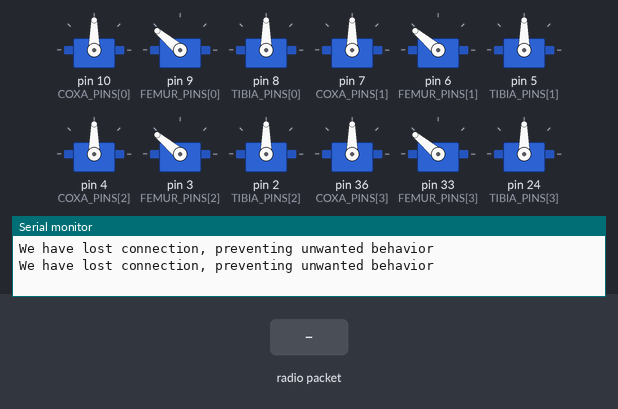
A program run on a simulated Teensy 4. Shown: 12 × servo, the last lines printed to the serial monitor. The inputs (shaded band) are chosen by the test bench. No radio packets arrive unless stated.

Above: at 1.3 s.
1.4 s: radio packet "Theta1:" arrives
At 1.73 s:
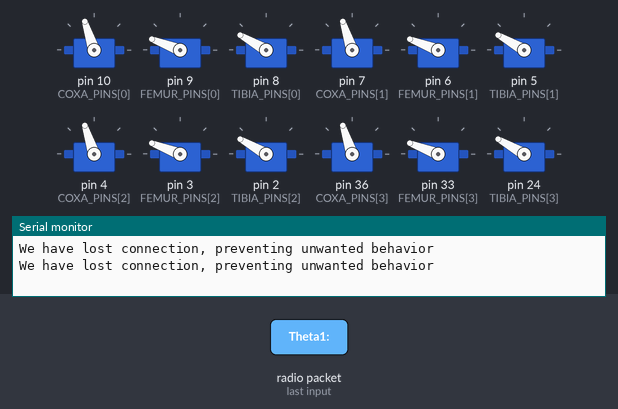
At 4.1 s:
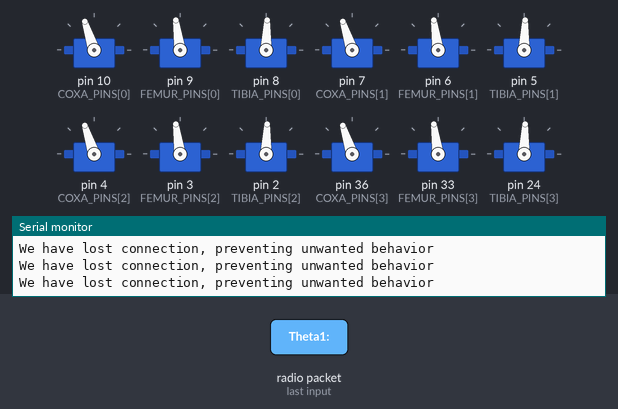
4.4 s: radio packet "1" arrives
At 5.4 s:
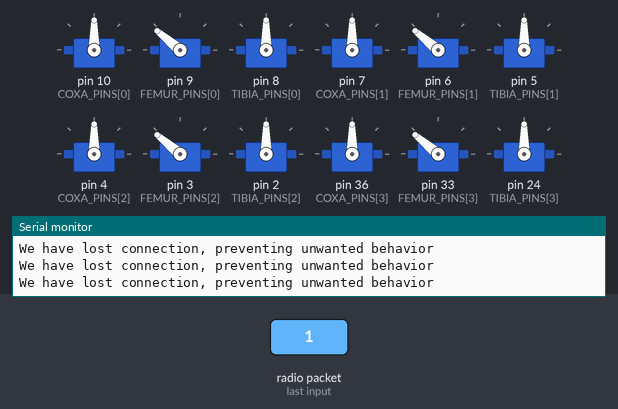
Timing chart, 0 to 7.4 s (numbered marks = the images above; inputs shaded):
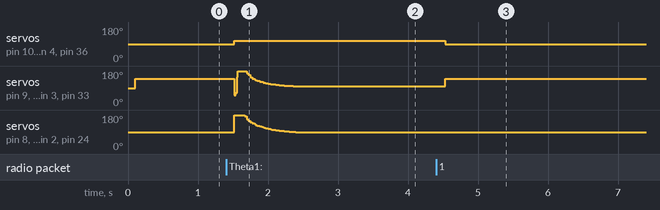

Measured:
- after the input at 1.4 s, servo on pin 10 (COXA_PINS[0]), servo on pin 7 (COXA_PINS[1]), servo on pin 4 (COXA_PINS[2]), servo on pin 36 (COXA_PINS[3]): 90° → 108° after 0.12 s
- after the input at 4.4 s, servo on pin 10 (COXA_PINS[0]), servo on pin 7 (COXA_PINS[1]), servo on pin 4 (COXA_PINS[2]), servo on pin 36 (COXA_PINS[3]): 108° → 90° after 0.13 s; servo on pin 9 (FEMUR_PINS[0]), servo on pin 6 (FEMUR_PINS[1]), servo on pin 3 (FEMUR_PINS[2]), servo on pin 33 (FEMUR_PINS[3]): 98° → 140° after 0.13 s

The program:

main.cpp
```cpp
#include <PWMServo.h>
#include "vectors.h"
#include "Arduino.h"
#include "NRF.h"

#define NUM_LEGS 6

const int COXA_PINS[NUM_LEGS] = {10, 7, 4, 36, 28, 15};
const int FEMUR_PINS[NUM_LEGS] = {9, 6, 3, 33, 25, 14};
const int TIBIA_PINS[NUM_LEGS] = {8, 5, 2, 24, 37, 29};

PWMServo coxaServos[NUM_LEGS];
PWMServo femurServos[NUM_LEGS];
PWMServo tibiaServos[NUM_LEGS];

float a1 = 45;  // coxa length
float a2 = 100;  // femur length
float a3 = 175; // tibia length
float legLength = a1 + a2 + a3;

Vector3 calibrationPosition = Vector3(0, a1 + a3, a2);
Vector3 targetPosition = Vector3(0, 0, 0);
Vector3 currentPosition = Vector3(0, 0, 0);

float offsets[3] = {0, 50, 0};

unsigned long previousMillis = 0;
const long interval = 10; // interval in milliseconds

void JoystickMove();
void moveToPos(Vector3 pos);
float floatMap(float x, float in_min, float in_max, float out_min, float out_max);

void setup()
{
  Serial.begin(9600);
  for (int i = 0; i < NUM_LEGS; i++)
  {
    coxaServos[i].attach(COXA_PINS[i]);
    femurServos[i].attach(FEMUR_PINS[i]);
    tibiaServos[i].attach(TIBIA_PINS[i]);
  }

  setupNRF();

  delay(100);
}

void loop()
{
  unsigned long currentMillis = millis();
  if (currentMillis - previousMillis >= interval)
  {
    previousMillis = currentMillis;

    if (!rc_data.toggle_A)
      moveToPos(calibrationPosition);
    else
      JoystickMove();

    receiveNRFData();
  }
}

void JoystickMove()
{
  int xVal = floatMap(rc_data.joyLeft_X, 0, 256, 230, -230);
  int yVal = floatMap(rc_data.joyRight_Y, 0, 256, 300, 160);
  int zVal = floatMap(rc_data.joyLeft_Y, 0, 256, -200, 200);

  targetPosition = Vector3(xVal, yVal, zVal);
  currentPosition = currentPosition + (targetPosition - currentPosition) * 0.04;

  moveToPos(currentPosition);
}

void moveToPos(Vector3 pos)
{

  float dis = Vector3(0, 0, 0).distanceTo(pos);
  if (dis > legLength)
  {
    Serial.println("Position out of reach");
    return;
  }

  float x = pos.x;
  float y = pos.y;
  float z = pos.z;

  float o1 = offsets[0];
  float o2 = offsets[1];
  float o3 = offsets[2];

  float theta1 = atan2(y, x) * (180 / PI) + o1; // base angle
  float l = sqrt(x * x + y * y);
  float l1 = l - a1;
  float h = sqrt(l1 * l1 + z * z);

  float phi1 = acos(constrain((pow(h, 2) + pow(a2, 2) - pow(a3, 2)) / (2 * h * a2), -1, 1));
  float phi2 = atan2(z, l1);
  float theta2 = (phi1 + phi2) * 180 / PI + o2;
  float phi3 = acos(constrain((pow(a2, 2) + pow(a3, 2) - pow(h, 2)) / (2 * a2 * a3), -1, 1));
  float theta3 = (phi3 * 180 / PI) + o3;

  for (int i = 0; i < NUM_LEGS; i++)
  {
    coxaServos[i].write(180 - theta1);
    femurServos[i].write(theta2);
    tibiaServos[i].write(180 - theta3);
  }

  // Serial.println("Theta1: " + String(theta1) + " Theta2: " + String(theta2) + " Theta3: " + String(theta3));
  return;
}

float floatMap(float x, float in_min, float in_max, float out_min, float out_max)
{
  return (x - in_min) * (out_max - out_min) / (in_max - in_min) + out_min;
}
```

NRF.h
```cpp
#pragma once

#include <Arduino.h>
#include "RF24.h"
#include "nRF24L01.h"
#include <vectors.h>

extern RF24 radio;

extern unsigned long rc_send_interval;

// 32 Byte max
struct RC_Data_Package {
    byte joyLeft_X; // 1 byte

    byte joyLeft_Y; // 1 byte

    byte joyRight_X; // 1 byte

    byte joyRight_Y; // 1 byte

    byte potLeft; // 1 byte

    byte potRight; // 1 byte

    //1 byte
    byte button_A:1; // 1 bit
    byte button_B:1; // 1 bit
    byte button_C:1; // 1 bit
    byte button_D:1; // 1 bit
    byte toggle_A:1; // 1 bit
    byte toggle_B:1; // 1 bit
    byte toggle_C:1; // 1 bit
    byte toggle_D:1; // 1 bit

    //1 byte
    byte bumper_A:1; // 1 bit
    byte bumper_B:1; // 1 bit
    byte bumper_C:1; // 1 bit
    byte bumper_D:1; // 1 bit
    byte joyLeft_Button:1; // 1 bit
    byte joyRight_Button:1; // 1 bit
    byte reserved : 2;  // 2 bits padding

};

struct Ack_Data_Package {
    byte connected:1; // 1 bit
    byte reserved:7;  // 7 bits padding
};

extern RC_Data_Package rc_data;
extern Ack_Data_Package ack_Data;

void setupNRF();
void receiveNRFData();
void RC_DisplayData();
```

vectors.h
```cpp
#pragma once

#include "Arduino.h"
class Vector2 {
public:
  float x;
  float y;
  // constructor
  Vector2() {
    x = 0;
    y = 0;
  }

  Vector2(float newX, float newY) {
    x = newX;
    y = newY;
  }

  String toString() {
    String xs = String(x);
    String ys = String(y);

    String ret = "(" + xs + "," + ys + ")";
    return ret;
  }

  float magnitude() const {
      return sqrt(x * x + y * y);
  }

  // Function to normalize the vector
  void normalize() {
      float mag = magnitude();
      if (mag > 0) {
          x /= mag;
          y /= mag;
      }
  }

  Vector2 operator+(Vector2 val) {
    // Implement the multiply operator
    Vector2 result;
    result.x = x + val.x;
    result.y = y + val.y;
    return result;
  }

  Vector2 operator*(float val) {
    // Implement the multiply operator
    Vector2 result;
    result.x = x * val;
    result.y = y * val;
    return result;
  }

  Vector2 operator*(Vector2 val) {
    // Implement the multiply operator
    Vector2 result;
    result.x = x * val.x;
    result.y = y * val.y;
    return result;
  }

  Vector2 rotate(int angle, Vector2 pivot) {
    // Translate line so pivot point is at the origin
    x -= pivot.x;
    y -= pivot.y;

    // Rotate point by angle
    int x_rotated = x * cos(angle) - y * sin(angle);
    int y_rotated = x * sin(angle) + y * cos(angle);

    // Translate point back to original position
    x = x_rotated + pivot.x;
    y = y_rotated + pivot.y;
    return Vector2(x,y);
  }
};

class Vector3 {
public:
  float x;
  float y;
  float z;
  // constructor
  Vector3() {
    x = 0;
    y = 0;
    z = 0;
  }

  Vector3(float newX, float newY, float newZ) {
    x = newX;
    y = newY;
    z = newZ;
  }

  bool operator!=(Vector3 val) {
    return (x != val.x || y != val.y || z != val.z);
  }

  bool operator==(Vector3 val) {
    return (x == val.x && y == val.y && z == val.z);
  }

  Vector3 operator*(float val) {
    return Vector3(x*val, y*val, z*val);
  }

  Vector3 operator*(Vector3 val) {
    return Vector3(x*val.x, y*val.y, z*val.z);
  }

  Vector3 operator/(Vector3 val) {
    return Vector3(x/val.x, y/val.y, z/val.z);
  }

  Vector3 operator/(float val) {
    return Vector3(x/val, y/val, z/val);
  }

  Vector3 operator+(Vector3 val) {
    return Vector3(x+val.x, y+val.y, z+val.z);
  }

  Vector3 operator-(Vector3 val) {
    return Vector3(x-val.x, y-val.y, z-val.z);
  }

  String toString() {
    String xs = String(x);
    String ys = String(y);
    String zs = String(z);

    String ret = "(" + xs + "," + ys + "," + zs + ")";
    return ret;
  }

  Vector3 rotate(int angle, Vector2 pivot) {
    // Translate line so pivot point is at the origin
    if(angle == 0) return Vector3(x,y,z);

    x -= pivot.x;
    y -= pivot.y;
    float angleRad = radians(angle);

    // Rotate point by angle
    int x_rotated = x * cos(angleRad) - y * sin(angleRad);
    int y_rotated = x * sin(angleRad) + y * cos(angleRad);

    // Translate point back to original position
    x = x_rotated + pivot.x;
    y = y_rotated + pivot.y;

    return Vector3(x,y,z);
  }

  float distanceTo(Vector3 v){
    double dx = v.x - x;
    double dy = v.y - y;
    double dz = v.z - z;
    return sqrt(dx*dx + dy*dy + dz*dz);
  }
};
```

NRF.cpp
```cpp
#include <Arduino.h>
#include <NRF.h>

uint8_t address[6] = "HEX01";
RC_Data_Package rc_data;
Ack_Data_Package ack_data;

#define CE_PIN 26
#define CSN_PIN 27
#define INTERVAL_MS_SIGNAL_LOST 1000
#define INTERVAL_MS_SIGNAL_RETRY 250
RF24 radio(CE_PIN, CSN_PIN);

unsigned long lastSignalMillis = 0;
void setupNRF()
{
    ack_data.connected = 1;
    radio.begin();
    radio.setDataRate(RF24_250KBPS);
    radio.openReadingPipe(1, address);
    radio.enableAckPayload();
    radio.startListening();
}
void receiveNRFData()
{
    radio.writeAckPayload(1, &ack_data, sizeof(ack_data));

    unsigned long currentMillis = millis();
    if (radio.available() > 0)
    {
        radio.read(&rc_data, sizeof(rc_data));
        lastSignalMillis = currentMillis;
    }

    // RC_DisplayData();

    if (currentMillis - lastSignalMillis > INTERVAL_MS_SIGNAL_LOST)
    {
        Serial.println("We have lost connection, preventing unwanted behavior");
        delay(INTERVAL_MS_SIGNAL_RETRY);
    }
}

void RC_DisplayData()
{
    Serial.println("JLX: " + String(rc_data.joyLeft_X) +
                   "  JLY: " + String(rc_data.joyLeft_Y) +
                   "  JRX: " + String(rc_data.joyRight_X) +
                   "  JRY: " + String(rc_data.joyRight_Y) +
                   "  JLB: " + String(rc_data.joyLeft_Button) +
                   "  JRB: " + String(rc_data.joyRight_Button) +
                   "  PL: " + String(rc_data.potLeft) +
                   "  PR: " + String(rc_data.potRight) +
                   "  BA: " + String(rc_data.button_A) +
                   "  BB: " + String(rc_data.button_B) +
                   "  BC: " + String(rc_data.button_C) +
                   "  BD: " + String(rc_data.button_D) +
                   "  TA: " + String(rc_data.toggle_A) +
                   "  TB: " + String(rc_data.toggle_B) +
                   "  TC: " + String(rc_data.toggle_C) +
                   "  TD: " + String(rc_data.toggle_D) +
                   "  BA: " + String(rc_data.bumper_A) +
                   "  BB: " + String(rc_data.bumper_B) +
                   "  BC: " + String(rc_data.bumper_C) +
                   "  BD: " + String(rc_data.bumper_D));
}
```
